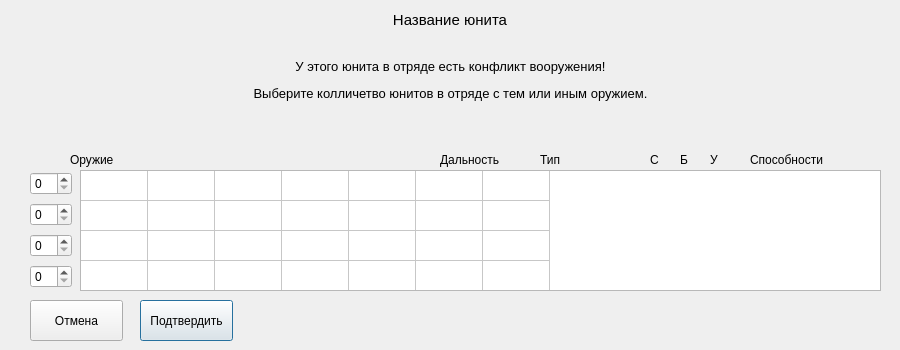
<?xml version="1.0" encoding="UTF-8"?>
<ui version="4.0">
 <class>ChoiceWeapon</class>
 <widget class="QDialog" name="ChoiceWeapon">
  <property name="windowModality">
   <enum>Qt::ApplicationModal</enum>
  </property>
  <property name="geometry">
   <rect>
    <x>0</x>
    <y>0</y>
    <width>900</width>
    <height>350</height>
   </rect>
  </property>
  <property name="windowTitle">
   <string>Выбор оружия</string>
  </property>
  <widget class="QPushButton" name="acceptButton">
   <property name="geometry">
    <rect>
     <x>140</x>
     <y>300</y>
     <width>93</width>
     <height>41</height>
    </rect>
   </property>
   <property name="text">
    <string>Подтвердить</string>
   </property>
  </widget>
  <widget class="QPushButton" name="cancelButton">
   <property name="geometry">
    <rect>
     <x>30</x>
     <y>300</y>
     <width>93</width>
     <height>41</height>
    </rect>
   </property>
   <property name="text">
    <string>Отмена</string>
   </property>
  </widget>
  <widget class="QLabel" name="name_squad_label">
   <property name="geometry">
    <rect>
     <x>0</x>
     <y>0</y>
     <width>900</width>
     <height>41</height>
    </rect>
   </property>
   <property name="text">
    <string>&lt;html&gt;&lt;head/&gt;&lt;body&gt;&lt;p align=&quot;center&quot;&gt;&lt;span style=&quot; font-size:11pt;&quot;&gt;Название юнита&lt;/span&gt;&lt;/p&gt;&lt;/body&gt;&lt;/html&gt;</string>
   </property>
   <property name="textFormat">
    <enum>Qt::AutoText</enum>
   </property>
   <property name="alignment">
    <set>Qt::AlignCenter</set>
   </property>
  </widget>
  <widget class="QWidget" name="verticalLayoutWidget">
   <property name="geometry">
    <rect>
     <x>30</x>
     <y>170</y>
     <width>42</width>
     <height>121</height>
    </rect>
   </property>
   <layout class="QVBoxLayout" name="verticalLayout">
    <item>
     <widget class="QSpinBox" name="spinBoxOne"/>
    </item>
    <item>
     <widget class="QSpinBox" name="spinBoxTwo"/>
    </item>
    <item>
     <widget class="QSpinBox" name="spinBoxThree"/>
    </item>
    <item>
     <widget class="QSpinBox" name="spinBoxFour"/>
    </item>
   </layout>
  </widget>
  <widget class="QLabel" name="label_2">
   <property name="geometry">
    <rect>
     <x>440</x>
     <y>150</y>
     <width>73</width>
     <height>20</height>
    </rect>
   </property>
   <property name="text">
    <string>&lt;html&gt;&lt;head/&gt;&lt;body&gt;&lt;p&gt;&lt;span style=&quot; font-size:9pt;&quot;&gt;Дальность&lt;/span&gt;&lt;/p&gt;&lt;/body&gt;&lt;/html&gt;</string>
   </property>
  </widget>
  <widget class="QLabel" name="label_32">
   <property name="geometry">
    <rect>
     <x>650</x>
     <y>150</y>
     <width>16</width>
     <height>20</height>
    </rect>
   </property>
   <property name="text">
    <string>&lt;html&gt;&lt;head/&gt;&lt;body&gt;&lt;p&gt;&lt;span style=&quot; font-size:9pt;&quot;&gt;С&lt;/span&gt;&lt;/p&gt;&lt;/body&gt;&lt;/html&gt;</string>
   </property>
  </widget>
  <widget class="QTableWidget" name="tableWeapon">
   <property name="enabled">
    <bool>true</bool>
   </property>
   <property name="geometry">
    <rect>
     <x>80</x>
     <y>170</y>
     <width>801</width>
     <height>121</height>
    </rect>
   </property>
   <property name="verticalScrollBarPolicy">
    <enum>Qt::ScrollBarAlwaysOff</enum>
   </property>
   <property name="showGrid">
    <bool>true</bool>
   </property>
   <property name="gridStyle">
    <enum>Qt::SolidLine</enum>
   </property>
   <property name="wordWrap">
    <bool>true</bool>
   </property>
   <property name="rowCount">
    <number>4</number>
   </property>
   <property name="columnCount">
    <number>7</number>
   </property>
   <attribute name="horizontalHeaderVisible">
    <bool>false</bool>
   </attribute>
   <attribute name="horizontalHeaderCascadingSectionResizes">
    <bool>false</bool>
   </attribute>
   <attribute name="horizontalHeaderMinimumSectionSize">
    <number>30</number>
   </attribute>
   <attribute name="horizontalHeaderDefaultSectionSize">
    <number>67</number>
   </attribute>
   <attribute name="horizontalHeaderHighlightSections">
    <bool>false</bool>
   </attribute>
   <attribute name="verticalHeaderVisible">
    <bool>false</bool>
   </attribute>
   <attribute name="verticalHeaderCascadingSectionResizes">
    <bool>false</bool>
   </attribute>
   <attribute name="verticalHeaderMinimumSectionSize">
    <number>15</number>
   </attribute>
   <attribute name="verticalHeaderDefaultSectionSize">
    <number>30</number>
   </attribute>
   <row/>
   <row/>
   <row/>
   <row/>
   <column/>
   <column/>
   <column/>
   <column/>
   <column/>
   <column/>
   <column/>
  </widget>
  <widget class="QLabel" name="label_4">
   <property name="geometry">
    <rect>
     <x>750</x>
     <y>150</y>
     <width>91</width>
     <height>20</height>
    </rect>
   </property>
   <property name="text">
    <string>&lt;html&gt;&lt;head/&gt;&lt;body&gt;&lt;p&gt;&lt;span style=&quot; font-size:9pt;&quot;&gt;Способности&lt;/span&gt;&lt;/p&gt;&lt;/body&gt;&lt;/html&gt;</string>
   </property>
  </widget>
  <widget class="QLabel" name="label_3">
   <property name="geometry">
    <rect>
     <x>540</x>
     <y>150</y>
     <width>31</width>
     <height>20</height>
    </rect>
   </property>
   <property name="text">
    <string>&lt;html&gt;&lt;head/&gt;&lt;body&gt;&lt;p&gt;&lt;span style=&quot; font-size:9pt;&quot;&gt;      Тип&lt;/span&gt;&lt;/p&gt;&lt;/body&gt;&lt;/html&gt;</string>
   </property>
  </widget>
  <widget class="QLabel" name="label_22">
   <property name="geometry">
    <rect>
     <x>710</x>
     <y>150</y>
     <width>16</width>
     <height>20</height>
    </rect>
   </property>
   <property name="text">
    <string>&lt;html&gt;&lt;head/&gt;&lt;body&gt;&lt;p&gt;&lt;span style=&quot; font-size:9pt;&quot;&gt;У&lt;/span&gt;&lt;/p&gt;&lt;/body&gt;&lt;/html&gt;</string>
   </property>
  </widget>
  <widget class="QLabel" name="label">
   <property name="geometry">
    <rect>
     <x>70</x>
     <y>150</y>
     <width>71</width>
     <height>20</height>
    </rect>
   </property>
   <property name="text">
    <string>&lt;html&gt;&lt;head/&gt;&lt;body&gt;&lt;p&gt;&lt;span style=&quot; font-size:9pt;&quot;&gt;Оружие&lt;/span&gt;&lt;/p&gt;&lt;/body&gt;&lt;/html&gt;</string>
   </property>
  </widget>
  <widget class="QLabel" name="label_21">
   <property name="geometry">
    <rect>
     <x>680</x>
     <y>150</y>
     <width>16</width>
     <height>20</height>
    </rect>
   </property>
   <property name="text">
    <string>&lt;html&gt;&lt;head/&gt;&lt;body&gt;&lt;p&gt;&lt;span style=&quot; font-size:9pt;&quot;&gt;Б&lt;/span&gt;&lt;/p&gt;&lt;/body&gt;&lt;/html&gt;</string>
   </property>
  </widget>
  <widget class="QLabel" name="label_5">
   <property name="geometry">
    <rect>
     <x>170</x>
     <y>30</y>
     <width>561</width>
     <height>101</height>
    </rect>
   </property>
   <property name="text">
    <string>&lt;html&gt;&lt;head/&gt;&lt;body&gt;&lt;p align=&quot;center&quot;&gt;&lt;span style=&quot; font-size:10pt;&quot;&gt;У этого юнита в отряде есть конфликт вооружения!&lt;/span&gt;&lt;/p&gt;&lt;p align=&quot;center&quot;&gt;&lt;span style=&quot; font-size:10pt;&quot;&gt;Выберите колличетво юнитов в отряде с тем или иным оружием.&lt;/span&gt;&lt;/p&gt;&lt;/body&gt;&lt;/html&gt;</string>
   </property>
  </widget>
 </widget>
 <resources/>
 <connections/>
</ui>
